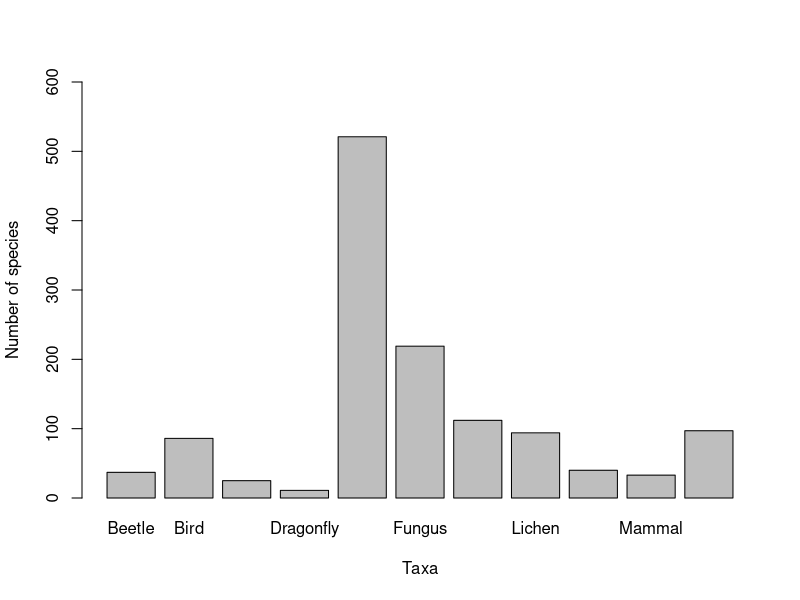

Write R code to recreate this figure.
## ---- chunk 1
# Loading packages
library(dplyr)
## ---- chunk 2
edidiv <- read.csv("edidiv.csv")

# Constructing a table of species richness in each taxonomic group

richness <- 
  edidiv %>%
  group_by(taxonGroup) %>%
  summarise(Species_richness = n_distinct(taxonName))

richness
## ---- chunk 3
# Creating a barplot of species richness in each taxonomic group

barplot(richness$Species_richness, 
        names.arg = richness$taxonGroup, 
        xlab = "Taxa", ylab = "Number of species", 
        ylim = c(0,600)
) 
## ---- chunk 4
# Determining what the most common species is in each taxonomic group 

max_abund <-
  edidiv %>%
  group_by(taxonGroup) %>%
  summarise(taxonName = names(which.max(table(taxonName))))

max_abund
## ---- chunk 5
# Joining the two data frames together, using "taxonGroup" as the reference

richness_abund <- inner_join(richness, max_abund, by = "taxonGroup")

# Renaming the headers of the tables, and viewing the data frame

richness_abund <- rename(richness_abund, Most_abundant =  taxonName, Taxon = taxonGroup)

richness_abund
